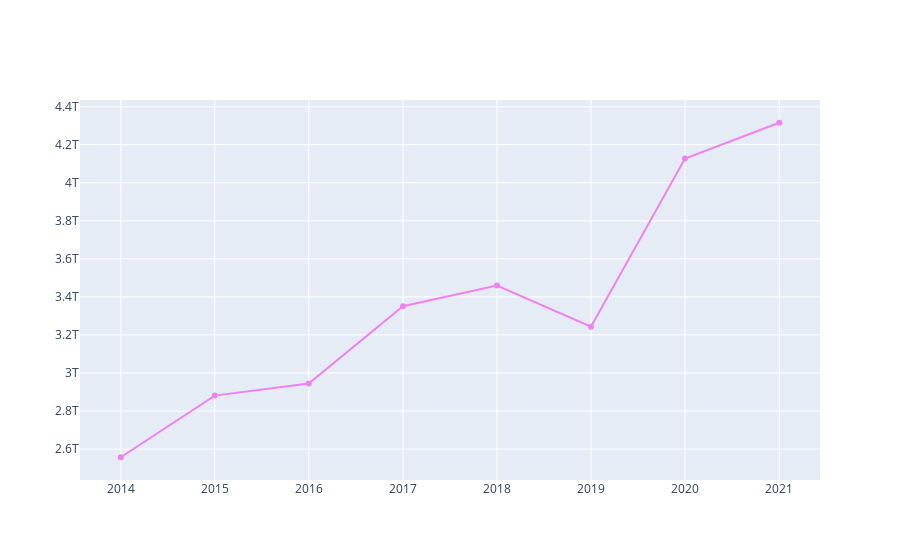

The notebook cell this image was saved under:
### Code cell
import plotly.graph_objects as go


fig = go.Figure([go.Scatter(x=acumulado_orcamento_anos.index
                            , y=acumulado_orcamento_anos.orcamento_atualizado,marker = {'color' : 'violet'})])
fig.show()

### Figure 1 — Plotly figure (JSON) as saved in the notebook; plotly's stock layout.template omitted (floating-point values rounded to 4 significant figures)
{"data": [{"marker": {"color": "violet"}, "type": "scatter", "x": ["2014-01-01T00:00:00", "2015-01-01T00:00:00", "2016-01-01T00:00:00", "2017-01-01T00:00:00", "2018-01-01T00:00:00", "2019-01-01T00:00:00", "2020-01-01T00:00:00", "2021-01-01T00:00:00"], "y": [2557000000000.0, 2881000000000.0, 2945000000000.0, 3350607251386, 3460000000000.0, 3243000000000.0, 4128000000000.0, 4316000000000.0]}], "layout": {"autosize": true, "xaxis": {"autorange": true, "range": ["2013-07-31 15:28:55.2848", "2021-06-03 08:31:04.7152"], "type": "date"}, "yaxis": {"autorange": true, "range": [2412000000000.0, 4461000000000.0], "type": "linear"}}}
